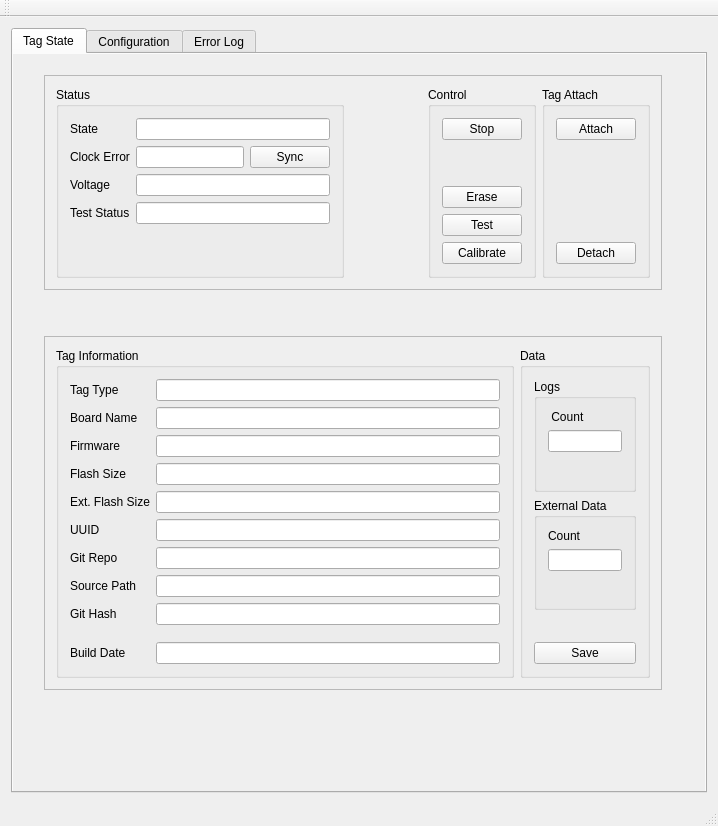
<?xml version="1.0" encoding="UTF-8"?>
<ui version="4.0">
 <class>MainWindow</class>
 <widget class="QMainWindow" name="MainWindow">
  <property name="geometry">
   <rect>
    <x>0</x>
    <y>0</y>
    <width>718</width>
    <height>826</height>
   </rect>
  </property>
  <property name="windowTitle">
   <string>NanoLogger Monitor</string>
  </property>
  <widget class="QWidget" name="centralWidget">
   <layout class="QVBoxLayout" name="verticalLayout_9">
    <item>
     <layout class="QHBoxLayout" name="horizontalLayout_7">
      <item>
       <widget class="QTabWidget" name="mainTabWidget">
        <property name="enabled">
         <bool>true</bool>
        </property>
        <property name="sizePolicy">
         <sizepolicy hsizetype="Preferred" vsizetype="Preferred">
          <horstretch>0</horstretch>
          <verstretch>0</verstretch>
         </sizepolicy>
        </property>
        <property name="acceptDrops">
         <bool>true</bool>
        </property>
        <property name="toolTip">
         <string/>
        </property>
        <property name="currentIndex">
         <number>0</number>
        </property>
        <widget class="QWidget" name="targetTab">
         <property name="toolTip">
          <string>Tag status and (some) controls</string>
         </property>
         <property name="autoFillBackground">
          <bool>true</bool>
         </property>
         <attribute name="title">
          <string>Tag State</string>
         </attribute>
         <widget class="QWidget" name="widget_3" native="true">
          <property name="geometry">
           <rect>
            <x>20</x>
            <y>10</y>
            <width>640</width>
            <height>677</height>
           </rect>
          </property>
          <layout class="QVBoxLayout" name="verticalLayout_10">
           <item>
            <widget class="QFrame" name="frame_6">
             <property name="frameShape">
              <enum>QFrame::StyledPanel</enum>
             </property>
             <property name="frameShadow">
              <enum>QFrame::Raised</enum>
             </property>
             <layout class="QHBoxLayout" name="horizontalLayout_15">
              <item>
               <widget class="QGroupBox" name="StatusGroup">
                <property name="sizePolicy">
                 <sizepolicy hsizetype="MinimumExpanding" vsizetype="Preferred">
                  <horstretch>0</horstretch>
                  <verstretch>0</verstretch>
                 </sizepolicy>
                </property>
                <property name="toolTip">
                 <string>Status of attached tag</string>
                </property>
                <property name="title">
                 <string>Status</string>
                </property>
                <layout class="QGridLayout" name="gridLayout_6">
                 <item row="0" column="0">
                  <widget class="QLabel" name="State_Label">
                   <property name="text">
                    <string>State</string>
                   </property>
                  </widget>
                 </item>
                 <item row="1" column="1">
                  <layout class="QHBoxLayout" name="horizontalLayout_10">
                   <item>
                    <widget class="QLineEdit" name="timeError">
                     <property name="sizePolicy">
                      <sizepolicy hsizetype="Minimum" vsizetype="Minimum">
                       <horstretch>1</horstretch>
                       <verstretch>0</verstretch>
                      </sizepolicy>
                     </property>
                     <property name="toolTip">
                      <string>Difference between tag's onboard clock and this computer's clock.</string>
                     </property>
                     <property name="alignment">
                      <set>Qt::AlignRight|Qt::AlignTrailing|Qt::AlignVCenter</set>
                     </property>
                     <property name="readOnly">
                      <bool>true</bool>
                     </property>
                    </widget>
                   </item>
                   <item>
                    <widget class="QPushButton" name="syncButton">
                     <property name="toolTip">
                      <string>Set target clock equal to PC clock (only enabled when tag is &quot;Idle&quot;)</string>
                     </property>
                     <property name="text">
                      <string>Sync</string>
                     </property>
                    </widget>
                   </item>
                  </layout>
                 </item>
                 <item row="4" column="1">
                  <widget class="QLineEdit" name="info_testStatus">
                   <property name="sizePolicy">
                    <sizepolicy hsizetype="Preferred" vsizetype="Fixed">
                     <horstretch>2</horstretch>
                     <verstretch>0</verstretch>
                    </sizepolicy>
                   </property>
                   <property name="alignment">
                    <set>Qt::AlignRight|Qt::AlignTrailing|Qt::AlignVCenter</set>
                   </property>
                   <property name="readOnly">
                    <bool>true</bool>
                   </property>
                  </widget>
                 </item>
                 <item row="1" column="0">
                  <widget class="QLabel" name="ClockError">
                   <property name="text">
                    <string>Clock Error</string>
                   </property>
                  </widget>
                 </item>
                 <item row="3" column="0">
                  <widget class="QLabel" name="Voltage">
                   <property name="text">
                    <string>Voltage</string>
                   </property>
                  </widget>
                 </item>
                 <item row="4" column="0">
                  <widget class="QLabel" name="label_selftest">
                   <property name="text">
                    <string>Test Status</string>
                   </property>
                  </widget>
                 </item>
                 <item row="0" column="1">
                  <widget class="QLineEdit" name="State">
                   <property name="sizePolicy">
                    <sizepolicy hsizetype="Minimum" vsizetype="Fixed">
                     <horstretch>1</horstretch>
                     <verstretch>0</verstretch>
                    </sizepolicy>
                   </property>
                   <property name="toolTip">
                    <string>Run &quot;state&quot; of attached tag</string>
                   </property>
                   <property name="alignment">
                    <set>Qt::AlignRight|Qt::AlignTrailing|Qt::AlignVCenter</set>
                   </property>
                   <property name="readOnly">
                    <bool>true</bool>
                   </property>
                  </widget>
                 </item>
                 <item row="3" column="1">
                  <widget class="QLineEdit" name="info_Voltage">
                   <property name="sizePolicy">
                    <sizepolicy hsizetype="Minimum" vsizetype="Fixed">
                     <horstretch>1</horstretch>
                     <verstretch>0</verstretch>
                    </sizepolicy>
                   </property>
                   <property name="toolTip">
                    <string>Voltage of tag battery</string>
                   </property>
                   <property name="maxLength">
                    <number>4</number>
                   </property>
                   <property name="alignment">
                    <set>Qt::AlignRight|Qt::AlignTrailing|Qt::AlignVCenter</set>
                   </property>
                   <property name="readOnly">
                    <bool>true</bool>
                   </property>
                  </widget>
                 </item>
                 <item row="6" column="1">
                  <spacer name="verticalSpacer_2">
                   <property name="orientation">
                    <enum>Qt::Vertical</enum>
                   </property>
                   <property name="sizeHint" stdset="0">
                    <size>
                     <width>20</width>
                     <height>40</height>
                    </size>
                   </property>
                  </spacer>
                 </item>
                </layout>
               </widget>
              </item>
              <item>
               <spacer name="horizontalSpacer">
                <property name="orientation">
                 <enum>Qt::Horizontal</enum>
                </property>
                <property name="sizeHint" stdset="0">
                 <size>
                  <width>60</width>
                  <height>20</height>
                 </size>
                </property>
               </spacer>
              </item>
              <item>
               <widget class="QGroupBox" name="ControlGroup">
                <property name="title">
                 <string>Control</string>
                </property>
                <layout class="QVBoxLayout" name="verticalLayout_4">
                 <item>
                  <widget class="QPushButton" name="stopButton">
                   <property name="toolTip">
                    <string>Stop data collection (cannot be restarted without erasing tag)</string>
                   </property>
                   <property name="text">
                    <string>Stop</string>
                   </property>
                  </widget>
                 </item>
                 <item>
                  <spacer name="verticalSpacer_3">
                   <property name="orientation">
                    <enum>Qt::Vertical</enum>
                   </property>
                   <property name="sizeHint" stdset="0">
                    <size>
                     <width>20</width>
                     <height>40</height>
                    </size>
                   </property>
                  </spacer>
                 </item>
                 <item>
                  <widget class="QPushButton" name="eraseButton">
                   <property name="toolTip">
                    <string>Erase Flash (proceed with caution !)</string>
                   </property>
                   <property name="statusTip">
                    <string/>
                   </property>
                   <property name="text">
                    <string>Erase</string>
                   </property>
                  </widget>
                 </item>
                 <item>
                  <widget class="QPushButton" name="testButton">
                   <property name="toolTip">
                    <string>Run tag self-tests (may take several seconds)</string>
                   </property>
                   <property name="text">
                    <string>Test</string>
                   </property>
                  </widget>
                 </item>
                 <item>
                  <widget class="QPushButton" name="calibrateButton">
                   <property name="toolTip">
                    <string extracomment="Enter state for reading sensors"/>
                   </property>
                   <property name="text">
                    <string>Calibrate</string>
                   </property>
                  </widget>
                 </item>
                </layout>
               </widget>
              </item>
              <item>
               <widget class="QGroupBox" name="groupBox_3">
                <property name="title">
                 <string>Tag Attach</string>
                </property>
                <layout class="QVBoxLayout" name="verticalLayout_18">
                 <item>
                  <widget class="QPushButton" name="Attach">
                   <property name="toolTip">
                    <string>Attach to tag</string>
                   </property>
                   <property name="text">
                    <string>Attach</string>
                   </property>
                  </widget>
                 </item>
                 <item>
                  <spacer name="verticalSpacer_6">
                   <property name="orientation">
                    <enum>Qt::Vertical</enum>
                   </property>
                   <property name="sizeHint" stdset="0">
                    <size>
                     <width>20</width>
                     <height>40</height>
                    </size>
                   </property>
                  </spacer>
                 </item>
                 <item>
                  <widget class="QPushButton" name="Detach">
                   <property name="toolTip">
                    <string>Detach from tag</string>
                   </property>
                   <property name="text">
                    <string>Detach</string>
                   </property>
                  </widget>
                 </item>
                </layout>
               </widget>
              </item>
             </layout>
            </widget>
           </item>
           <item>
            <spacer name="verticalSpacer_4">
             <property name="orientation">
              <enum>Qt::Vertical</enum>
             </property>
             <property name="sizeHint" stdset="0">
              <size>
               <width>20</width>
               <height>40</height>
              </size>
             </property>
            </spacer>
           </item>
           <item>
            <widget class="QFrame" name="frame_4">
             <property name="sizePolicy">
              <sizepolicy hsizetype="Preferred" vsizetype="Preferred">
               <horstretch>0</horstretch>
               <verstretch>1</verstretch>
              </sizepolicy>
             </property>
             <property name="frameShape">
              <enum>QFrame::StyledPanel</enum>
             </property>
             <property name="frameShadow">
              <enum>QFrame::Raised</enum>
             </property>
             <layout class="QHBoxLayout" name="horizontalLayout_4">
              <item>
               <widget class="QGroupBox" name="TagInformation">
                <property name="sizePolicy">
                 <sizepolicy hsizetype="Preferred" vsizetype="Preferred">
                  <horstretch>4</horstretch>
                  <verstretch>0</verstretch>
                 </sizepolicy>
                </property>
                <property name="toolTip">
                 <string>Information collected from attached tag</string>
                </property>
                <property name="title">
                 <string>Tag Information</string>
                </property>
                <layout class="QGridLayout" name="gridLayout_4">
                 <item row="4" column="1">
                  <widget class="QLabel" name="label_3">
                   <property name="text">
                    <string>Ext. Flash Size</string>
                   </property>
                  </widget>
                 </item>
                 <item row="0" column="3">
                  <widget class="QLineEdit" name="info_tagtype">
                   <property name="sizePolicy">
                    <sizepolicy hsizetype="Preferred" vsizetype="Fixed">
                     <horstretch>2</horstretch>
                     <verstretch>0</verstretch>
                    </sizepolicy>
                   </property>
                   <property name="toolTip">
                    <string>Type of attached tag</string>
                   </property>
                   <property name="alignment">
                    <set>Qt::AlignRight|Qt::AlignTrailing|Qt::AlignVCenter</set>
                   </property>
                   <property name="readOnly">
                    <bool>true</bool>
                   </property>
                  </widget>
                 </item>
                 <item row="10" column="1">
                  <widget class="QLabel" name="label_builddate">
                   <property name="text">
                    <string>Build Date</string>
                   </property>
                  </widget>
                 </item>
                 <item row="8" column="1">
                  <widget class="QLabel" name="label_gitHash">
                   <property name="text">
                    <string>Git Hash</string>
                   </property>
                  </widget>
                 </item>
                 <item row="6" column="1">
                  <widget class="QLabel" name="label_gitURL">
                   <property name="text">
                    <string>Git Repo</string>
                   </property>
                  </widget>
                 </item>
                 <item row="7" column="3">
                  <widget class="QLineEdit" name="info_srcpath">
                   <property name="alignment">
                    <set>Qt::AlignRight|Qt::AlignTrailing|Qt::AlignVCenter</set>
                   </property>
                   <property name="readOnly">
                    <bool>true</bool>
                   </property>
                  </widget>
                 </item>
                 <item row="5" column="1">
                  <widget class="QLabel" name="label_uuid">
                   <property name="text">
                    <string>UUID</string>
                   </property>
                  </widget>
                 </item>
                 <item row="7" column="1">
                  <widget class="QLabel" name="label_2">
                   <property name="text">
                    <string>Source Path</string>
                   </property>
                  </widget>
                 </item>
                 <item row="10" column="3">
                  <widget class="QLineEdit" name="info_buildDate">
                   <property name="sizePolicy">
                    <sizepolicy hsizetype="Preferred" vsizetype="Fixed">
                     <horstretch>2</horstretch>
                     <verstretch>0</verstretch>
                    </sizepolicy>
                   </property>
                   <property name="toolTip">
                    <string>Tag firmware build date and time</string>
                   </property>
                   <property name="alignment">
                    <set>Qt::AlignRight|Qt::AlignTrailing|Qt::AlignVCenter</set>
                   </property>
                   <property name="readOnly">
                    <bool>true</bool>
                   </property>
                  </widget>
                 </item>
                 <item row="2" column="3">
                  <widget class="QLineEdit" name="info_firmware">
                   <property name="sizePolicy">
                    <sizepolicy hsizetype="Preferred" vsizetype="Fixed">
                     <horstretch>2</horstretch>
                     <verstretch>0</verstretch>
                    </sizepolicy>
                   </property>
                   <property name="toolTip">
                    <string>Description from Tag: Generally the tag type</string>
                   </property>
                   <property name="frame">
                    <bool>true</bool>
                   </property>
                   <property name="alignment">
                    <set>Qt::AlignRight|Qt::AlignTrailing|Qt::AlignVCenter</set>
                   </property>
                   <property name="readOnly">
                    <bool>true</bool>
                   </property>
                  </widget>
                 </item>
                 <item row="1" column="3">
                  <widget class="QLineEdit" name="info_boardname">
                   <property name="sizePolicy">
                    <sizepolicy hsizetype="Preferred" vsizetype="Fixed">
                     <horstretch>2</horstretch>
                     <verstretch>0</verstretch>
                    </sizepolicy>
                   </property>
                   <property name="alignment">
                    <set>Qt::AlignRight|Qt::AlignTrailing|Qt::AlignVCenter</set>
                   </property>
                   <property name="readOnly">
                    <bool>true</bool>
                   </property>
                  </widget>
                 </item>
                 <item row="8" column="3">
                  <widget class="QLineEdit" name="info_gitHash">
                   <property name="sizePolicy">
                    <sizepolicy hsizetype="Preferred" vsizetype="Fixed">
                     <horstretch>2</horstretch>
                     <verstretch>0</verstretch>
                    </sizepolicy>
                   </property>
                   <property name="toolTip">
                    <string>A code that can be used to identify the version of firmware currently running on the tag. Corresponds to the first seven characters of the Git commit hash.</string>
                   </property>
                   <property name="alignment">
                    <set>Qt::AlignRight|Qt::AlignTrailing|Qt::AlignVCenter</set>
                   </property>
                   <property name="readOnly">
                    <bool>true</bool>
                   </property>
                  </widget>
                 </item>
                 <item row="6" column="3">
                  <widget class="QLineEdit" name="info_gitUrl">
                   <property name="sizePolicy">
                    <sizepolicy hsizetype="Preferred" vsizetype="Fixed">
                     <horstretch>2</horstretch>
                     <verstretch>0</verstretch>
                    </sizepolicy>
                   </property>
                   <property name="toolTip">
                    <string>The location of the the tag software repository</string>
                   </property>
                   <property name="alignment">
                    <set>Qt::AlignRight|Qt::AlignTrailing|Qt::AlignVCenter</set>
                   </property>
                   <property name="readOnly">
                    <bool>true</bool>
                   </property>
                  </widget>
                 </item>
                 <item row="9" column="3">
                  <spacer name="verticalSpacer_7">
                   <property name="orientation">
                    <enum>Qt::Vertical</enum>
                   </property>
                   <property name="sizeHint" stdset="0">
                    <size>
                     <width>20</width>
                     <height>40</height>
                    </size>
                   </property>
                  </spacer>
                 </item>
                 <item row="1" column="1">
                  <widget class="QLabel" name="label">
                   <property name="text">
                    <string>Board Name</string>
                   </property>
                  </widget>
                 </item>
                 <item row="3" column="1">
                  <widget class="QLabel" name="label_flash">
                   <property name="text">
                    <string>Flash Size</string>
                   </property>
                  </widget>
                 </item>
                 <item row="5" column="3">
                  <widget class="QLineEdit" name="info_uuid">
                   <property name="sizePolicy">
                    <sizepolicy hsizetype="Preferred" vsizetype="Fixed">
                     <horstretch>2</horstretch>
                     <verstretch>0</verstretch>
                    </sizepolicy>
                   </property>
                   <property name="toolTip">
                    <string>A unique code embedded in hardware that can be used to identify individual tags.</string>
                   </property>
                   <property name="alignment">
                    <set>Qt::AlignRight|Qt::AlignTrailing|Qt::AlignVCenter</set>
                   </property>
                   <property name="readOnly">
                    <bool>true</bool>
                   </property>
                  </widget>
                 </item>
                 <item row="3" column="3">
                  <widget class="QLineEdit" name="info_flash">
                   <property name="sizePolicy">
                    <sizepolicy hsizetype="Preferred" vsizetype="Fixed">
                     <horstretch>2</horstretch>
                     <verstretch>0</verstretch>
                    </sizepolicy>
                   </property>
                   <property name="toolTip">
                    <string>Size of tag processor memory</string>
                   </property>
                   <property name="alignment">
                    <set>Qt::AlignRight|Qt::AlignTrailing|Qt::AlignVCenter</set>
                   </property>
                   <property name="readOnly">
                    <bool>true</bool>
                   </property>
                  </widget>
                 </item>
                 <item row="2" column="1">
                  <widget class="QLabel" name="label_descLine">
                   <property name="text">
                    <string>Firmware</string>
                   </property>
                  </widget>
                 </item>
                 <item row="0" column="1">
                  <widget class="QLabel" name="label_tagtype">
                   <property name="text">
                    <string>Tag Type</string>
                   </property>
                  </widget>
                 </item>
                 <item row="4" column="3">
                  <widget class="QLineEdit" name="info_flash_ext">
                   <property name="sizePolicy">
                    <sizepolicy hsizetype="Preferred" vsizetype="Fixed">
                     <horstretch>2</horstretch>
                     <verstretch>0</verstretch>
                    </sizepolicy>
                   </property>
                   <property name="toolTip">
                    <string>Size of tag processor memory</string>
                   </property>
                   <property name="alignment">
                    <set>Qt::AlignRight|Qt::AlignTrailing|Qt::AlignVCenter</set>
                   </property>
                   <property name="readOnly">
                    <bool>true</bool>
                   </property>
                  </widget>
                 </item>
                </layout>
               </widget>
              </item>
              <item>
               <widget class="QGroupBox" name="datadownloadgroupBox">
                <property name="sizePolicy">
                 <sizepolicy hsizetype="Preferred" vsizetype="Preferred">
                  <horstretch>1</horstretch>
                  <verstretch>0</verstretch>
                 </sizepolicy>
                </property>
                <property name="title">
                 <string>Data</string>
                </property>
                <layout class="QVBoxLayout" name="verticalLayout_2">
                 <item>
                  <widget class="QGroupBox" name="InternalLog">
                   <property name="title">
                    <string>Logs</string>
                   </property>
                   <layout class="QVBoxLayout" name="verticalLayout_17">
                    <item>
                     <widget class="QLabel" name="internalLogLabel">
                      <property name="toolTip">
                       <string>Number of log entries (long words)</string>
                      </property>
                      <property name="text">
                       <string> Count</string>
                      </property>
                     </widget>
                    </item>
                    <item>
                     <widget class="QLineEdit" name="internalCount">
                      <property name="sizePolicy">
                       <sizepolicy hsizetype="Maximum" vsizetype="Preferred">
                        <horstretch>0</horstretch>
                        <verstretch>0</verstretch>
                       </sizepolicy>
                      </property>
                      <property name="toolTip">
                       <string>Number of entries in tag data log</string>
                      </property>
                      <property name="maxLength">
                       <number>6</number>
                      </property>
                      <property name="alignment">
                       <set>Qt::AlignRight|Qt::AlignTrailing|Qt::AlignVCenter</set>
                      </property>
                      <property name="readOnly">
                       <bool>true</bool>
                      </property>
                     </widget>
                    </item>
                    <item>
                     <spacer name="verticalSpacer_5">
                      <property name="orientation">
                       <enum>Qt::Vertical</enum>
                      </property>
                      <property name="sizeHint" stdset="0">
                       <size>
                        <width>20</width>
                        <height>40</height>
                       </size>
                      </property>
                     </spacer>
                    </item>
                   </layout>
                  </widget>
                 </item>
                 <item>
                  <widget class="QGroupBox" name="ExternalLog">
                   <property name="title">
                    <string>External Data</string>
                   </property>
                   <layout class="QVBoxLayout" name="verticalLayout">
                    <item>
                     <widget class="QLabel" name="externalLogLabel">
                      <property name="toolTip">
                       <string>Number of valid pages</string>
                      </property>
                      <property name="text">
                       <string>Count</string>
                      </property>
                     </widget>
                    </item>
                    <item>
                     <widget class="QLineEdit" name="externalCount">
                      <property name="sizePolicy">
                       <sizepolicy hsizetype="Preferred" vsizetype="Fixed">
                        <horstretch>0</horstretch>
                        <verstretch>0</verstretch>
                       </sizepolicy>
                      </property>
                      <property name="maxLength">
                       <number>6</number>
                      </property>
                      <property name="alignment">
                       <set>Qt::AlignRight|Qt::AlignTrailing|Qt::AlignVCenter</set>
                      </property>
                      <property name="readOnly">
                       <bool>true</bool>
                      </property>
                     </widget>
                    </item>
                    <item>
                     <spacer name="verticalSpacer">
                      <property name="orientation">
                       <enum>Qt::Vertical</enum>
                      </property>
                      <property name="sizeHint" stdset="0">
                       <size>
                        <width>20</width>
                        <height>40</height>
                       </size>
                      </property>
                     </spacer>
                    </item>
                   </layout>
                  </widget>
                 </item>
                 <item>
                  <spacer name="verticalSpacer_8">
                   <property name="orientation">
                    <enum>Qt::Vertical</enum>
                   </property>
                   <property name="sizeHint" stdset="0">
                    <size>
                     <width>20</width>
                     <height>40</height>
                    </size>
                   </property>
                  </spacer>
                 </item>
                 <item>
                  <widget class="QPushButton" name="tagLogSaveButton">
                   <property name="toolTip">
                    <string>Download data to file</string>
                   </property>
                   <property name="text">
                    <string>Save</string>
                   </property>
                  </widget>
                 </item>
                </layout>
               </widget>
              </item>
             </layout>
            </widget>
           </item>
           <item>
            <spacer name="verticalSpacer_9">
             <property name="orientation">
              <enum>Qt::Vertical</enum>
             </property>
             <property name="sizeHint" stdset="0">
              <size>
               <width>20</width>
               <height>40</height>
              </size>
             </property>
            </spacer>
           </item>
          </layout>
         </widget>
        </widget>
        <widget class="ConfigTab" name="configtab">
         <property name="autoFillBackground">
          <bool>true</bool>
         </property>
         <attribute name="title">
          <string>Configuration</string>
         </attribute>
        </widget>
        <widget class="LogWindow" name="errorTab">
         <property name="autoFillBackground">
          <bool>true</bool>
         </property>
         <attribute name="title">
          <string>Error Log</string>
         </attribute>
        </widget>
       </widget>
      </item>
     </layout>
    </item>
   </layout>
  </widget>
  <widget class="QMenuBar" name="menuBar">
   <property name="geometry">
    <rect>
     <x>0</x>
     <y>0</y>
     <width>718</width>
     <height>23</height>
    </rect>
   </property>
  </widget>
  <widget class="QToolBar" name="mainToolBar">
   <attribute name="toolBarArea">
    <enum>TopToolBarArea</enum>
   </attribute>
   <attribute name="toolBarBreak">
    <bool>false</bool>
   </attribute>
  </widget>
  <widget class="QStatusBar" name="statusBar"/>
 </widget>
 <layoutdefault spacing="6" margin="11"/>
 <customwidgets>
  <customwidget>
   <class>ConfigTab</class>
   <extends>QWidget</extends>
   <header>tagconfiguration/configtab.h</header>
   <container>1</container>
  </customwidget>
  <customwidget>
   <class>LogWindow</class>
   <extends>QWidget</extends>
   <header>logwindow.h</header>
   <container>1</container>
  </customwidget>
 </customwidgets>
 <resources/>
 <connections/>
</ui>
